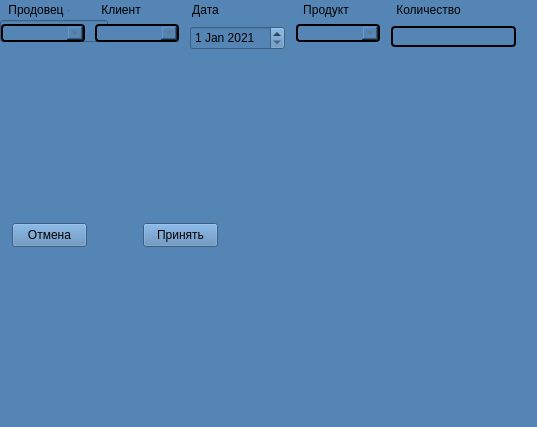
<?xml version="1.0" encoding="UTF-8"?>
<ui version="4.0">
 <class>MainWindow</class>
 <widget class="QMainWindow" name="MainWindow">
  <property name="geometry">
   <rect>
    <x>0</x>
    <y>0</y>
    <width>537</width>
    <height>427</height>
   </rect>
  </property>
  <property name="windowTitle">
   <string>MainWindow</string>
  </property>
  <property name="styleSheet">
   <string notr="true">background: #5585B5;</string>
  </property>
  <widget class="QWidget" name="centralwidget">
   <widget class="QPushButton" name="accept">
    <property name="geometry">
     <rect>
      <x>143</x>
      <y>223</y>
      <width>75</width>
      <height>24</height>
     </rect>
    </property>
    <property name="text">
     <string>Принять</string>
    </property>
   </widget>
   <widget class="QPushButton" name="cancel">
    <property name="geometry">
     <rect>
      <x>12</x>
      <y>223</y>
      <width>75</width>
      <height>24</height>
     </rect>
    </property>
    <property name="text">
     <string>Отмена</string>
    </property>
   </widget>
   <widget class="QWidget" name="">
    <layout class="QVBoxLayout" name="verticalLayout_6">
     <item>
      <widget class="QLabel" name="label_6">
       <property name="text">
        <string>Цена</string>
       </property>
       <property name="alignment">
        <set>Qt::AlignCenter</set>
       </property>
      </widget>
     </item>
     <item>
      <widget class="QLineEdit" name="lineEdit_2">
       <property name="inputMask">
        <string/>
       </property>
       <property name="text">
        <string/>
       </property>
      </widget>
     </item>
    </layout>
   </widget>
   <widget class="QComboBox" name="client">
    <property name="geometry">
     <rect>
      <x>95</x>
      <y>24</y>
      <width>84</width>
      <height>18</height>
     </rect>
    </property>
    <property name="styleSheet">
     <string notr="true">font-size: 14px;
    color: #66717f;
    padding: 0 14px;
    border: 2px solid;
    border-radius: 4px;
    box-sizing: border-box;
    cursor: pointer;
    outline: none;
    position: relative;
    transition: 0.3s;
    font-weight: 600;
    vertical-align: middle;</string>
    </property>
   </widget>
   <widget class="QLabel" name="label_2">
    <property name="geometry">
     <rect>
      <x>98</x>
      <y>2</y>
      <width>46</width>
      <height>16</height>
     </rect>
    </property>
    <property name="text">
     <string>Клиент</string>
    </property>
    <property name="alignment">
     <set>Qt::AlignCenter</set>
    </property>
   </widget>
   <widget class="QLabel" name="label_3">
    <property name="geometry">
     <rect>
      <x>190</x>
      <y>2</y>
      <width>31</width>
      <height>16</height>
     </rect>
    </property>
    <property name="text">
     <string>Дата</string>
    </property>
    <property name="alignment">
     <set>Qt::AlignCenter</set>
    </property>
   </widget>
   <widget class="QDateEdit" name="dateEdit">
    <property name="geometry">
     <rect>
      <x>190</x>
      <y>26</y>
      <width>95</width>
      <height>24</height>
     </rect>
    </property>
    <property name="date">
     <date>
      <year>2021</year>
      <month>1</month>
      <day>1</day>
     </date>
    </property>
   </widget>
   <widget class="QComboBox" name="product">
    <property name="geometry">
     <rect>
      <x>296</x>
      <y>24</y>
      <width>84</width>
      <height>18</height>
     </rect>
    </property>
    <property name="styleSheet">
     <string notr="true">font-size: 14px;
    color: #66717f;
    padding: 0 14px;
    border: 2px solid;
    border-radius: 4px;
    box-sizing: border-box;
    cursor: pointer;
    outline: none;
    position: relative;
    transition: 0.3s;
    font-weight: 600;
    vertical-align: middle;</string>
    </property>
   </widget>
   <widget class="QLabel" name="label_4">
    <property name="geometry">
     <rect>
      <x>299</x>
      <y>2</y>
      <width>54</width>
      <height>16</height>
     </rect>
    </property>
    <property name="text">
     <string>Продукт</string>
    </property>
    <property name="alignment">
     <set>Qt::AlignCenter</set>
    </property>
   </widget>
   <widget class="QLabel" name="label_5">
    <property name="geometry">
     <rect>
      <x>391</x>
      <y>2</y>
      <width>75</width>
      <height>16</height>
     </rect>
    </property>
    <property name="text">
     <string>Количество</string>
    </property>
    <property name="alignment">
     <set>Qt::AlignCenter</set>
    </property>
   </widget>
   <widget class="QLineEdit" name="lineEdit">
    <property name="geometry">
     <rect>
      <x>391</x>
      <y>26</y>
      <width>125</width>
      <height>21</height>
     </rect>
    </property>
    <property name="styleSheet">
     <string notr="true">font-size: 14px;
    color: #66717f;
    padding: 0 14px;
    border: 2px solid;
    border-radius: 4px;
    box-sizing: border-box;
    cursor: pointer;
    outline: none;
    position: relative;
    transition: 0.3s;
    font-weight: 600;
    vertical-align: middle;</string>
    </property>
    <property name="inputMask">
     <string/>
    </property>
    <property name="text">
     <string/>
    </property>
   </widget>
   <widget class="QLabel" name="label">
    <property name="geometry">
     <rect>
      <x>4</x>
      <y>2</y>
      <width>64</width>
      <height>16</height>
     </rect>
    </property>
    <property name="text">
     <string>Продовец</string>
    </property>
    <property name="alignment">
     <set>Qt::AlignCenter</set>
    </property>
   </widget>
   <widget class="QComboBox" name="seller">
    <property name="geometry">
     <rect>
      <x>1</x>
      <y>24</y>
      <width>84</width>
      <height>18</height>
     </rect>
    </property>
    <property name="styleSheet">
     <string notr="true">font-size: 14px;
    color: #66717f;
    padding: 0 14px;
    border: 2px solid;
    border-radius: 4px;
    box-sizing: border-box;
    cursor: pointer;
    outline: none;
    position: relative;
    transition: 0.3s;
    font-weight: 600;
    vertical-align: middle;</string>
    </property>
   </widget>
  </widget>
 </widget>
 <resources/>
 <connections/>
</ui>
